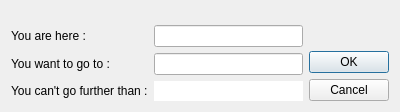
<?xml version="1.0" encoding="UTF-8"?>
<ui version="4.0">
 <class>GoToDialog</class>
 <widget class="QDialog" name="GoToDialog">
  <property name="windowModality">
   <enum>Qt::ApplicationModal</enum>
  </property>
  <property name="geometry">
   <rect>
    <x>0</x>
    <y>0</y>
    <width>400</width>
    <height>112</height>
   </rect>
  </property>
  <property name="windowTitle">
   <string>Go To ...</string>
  </property>
  <layout class="QHBoxLayout" name="horizontalLayout">
   <item>
    <layout class="QVBoxLayout" name="verticalLayout_2">
     <item>
      <spacer name="verticalSpacer_2">
       <property name="orientation">
        <enum>Qt::Vertical</enum>
       </property>
       <property name="sizeHint" stdset="0">
        <size>
         <width>20</width>
         <height>40</height>
        </size>
       </property>
      </spacer>
     </item>
     <item>
      <layout class="QFormLayout" name="formLayout">
       <item row="0" column="0">
        <widget class="QLabel" name="youAreHereLabel">
         <property name="text">
          <string>You are here :</string>
         </property>
        </widget>
       </item>
       <item row="0" column="1">
        <widget class="QLineEdit" name="youAreHereLineEdit">
         <property name="focusPolicy">
          <enum>Qt::NoFocus</enum>
         </property>
         <property name="contextMenuPolicy">
          <enum>Qt::NoContextMenu</enum>
         </property>
         <property name="acceptDrops">
          <bool>false</bool>
         </property>
         <property name="inputMask">
          <string>99999; </string>
         </property>
         <property name="text">
          <string notr="true"/>
         </property>
         <property name="readOnly">
          <bool>true</bool>
         </property>
        </widget>
       </item>
       <item row="1" column="0">
        <widget class="QLabel" name="youWantToGoToLabel">
         <property name="text">
          <string>You want to go to :</string>
         </property>
        </widget>
       </item>
       <item row="1" column="1">
        <widget class="QLineEdit" name="youWantToGoToLineEdit">
         <property name="inputMask">
          <string/>
         </property>
        </widget>
       </item>
       <item row="2" column="0">
        <widget class="QLabel" name="youCanTGoFurtherThanLabel">
         <property name="text">
          <string>You can't go further than :</string>
         </property>
        </widget>
       </item>
       <item row="2" column="1">
        <widget class="QLineEdit" name="youCanTGoFurtherThanLineEdit">
         <property name="focusPolicy">
          <enum>Qt::NoFocus</enum>
         </property>
         <property name="contextMenuPolicy">
          <enum>Qt::NoContextMenu</enum>
         </property>
         <property name="acceptDrops">
          <bool>false</bool>
         </property>
         <property name="frame">
          <bool>false</bool>
         </property>
         <property name="readOnly">
          <bool>true</bool>
         </property>
        </widget>
       </item>
      </layout>
     </item>
    </layout>
   </item>
   <item>
    <layout class="QVBoxLayout" name="verticalLayout" stretch="1,0">
     <item>
      <spacer name="verticalSpacer">
       <property name="orientation">
        <enum>Qt::Vertical</enum>
       </property>
       <property name="sizeHint" stdset="0">
        <size>
         <width>20</width>
         <height>40</height>
        </size>
       </property>
      </spacer>
     </item>
     <item>
      <widget class="QDialogButtonBox" name="buttonBox">
       <property name="orientation">
        <enum>Qt::Vertical</enum>
       </property>
       <property name="standardButtons">
        <set>QDialogButtonBox::Cancel|QDialogButtonBox::Ok</set>
       </property>
      </widget>
     </item>
    </layout>
   </item>
  </layout>
 </widget>
 <resources/>
 <connections>
  <connection>
   <sender>buttonBox</sender>
   <signal>accepted()</signal>
   <receiver>GoToDialog</receiver>
   <slot>accept()</slot>
   <hints>
    <hint type="sourcelabel">
     <x>248</x>
     <y>254</y>
    </hint>
    <hint type="destinationlabel">
     <x>157</x>
     <y>274</y>
    </hint>
   </hints>
  </connection>
  <connection>
   <sender>buttonBox</sender>
   <signal>rejected()</signal>
   <receiver>GoToDialog</receiver>
   <slot>reject()</slot>
   <hints>
    <hint type="sourcelabel">
     <x>316</x>
     <y>260</y>
    </hint>
    <hint type="destinationlabel">
     <x>286</x>
     <y>274</y>
    </hint>
   </hints>
  </connection>
 </connections>
</ui>
